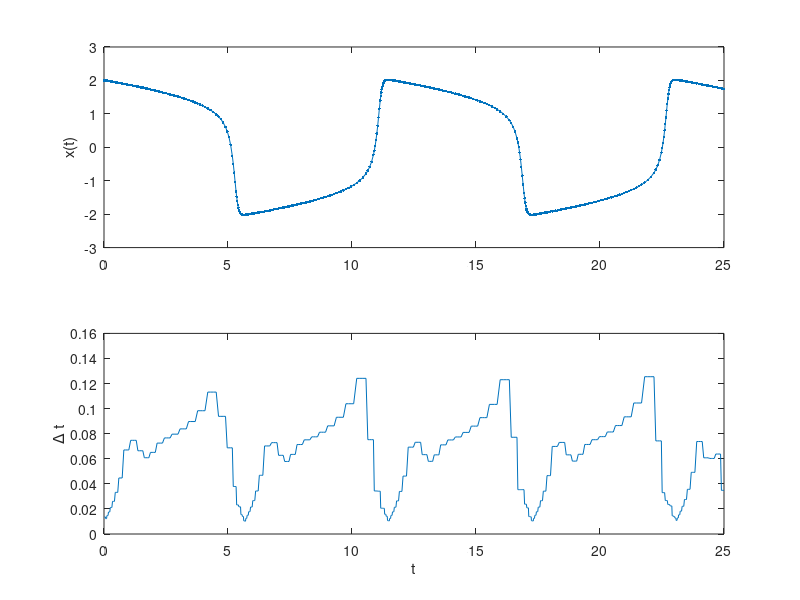

The MATLAB script that drew this image:
% VANDERPOL  Use ODE45 to solve a famous nonlinear oscillation:
%   x'' - 5 (1-x^2) x' + x = 0
% This is written as a first order system with u(1) = x and u(2) = x'.
% Show the effects of adaptive time stepping.

f = @(t, u) [u(2); 5 * (1-u(1)^2) * u(2) - u(1)];

[tt, uu] = ode45(f, [0, 25], [2; 0]);

subplot(2,1,1)
plot(tt, uu(:,1), '.-')
ylabel('x(t)')

subplot(2,1,2)
plot(tt(2:end), diff(tt))
ylabel('\Delta t')
xlabel('t')
